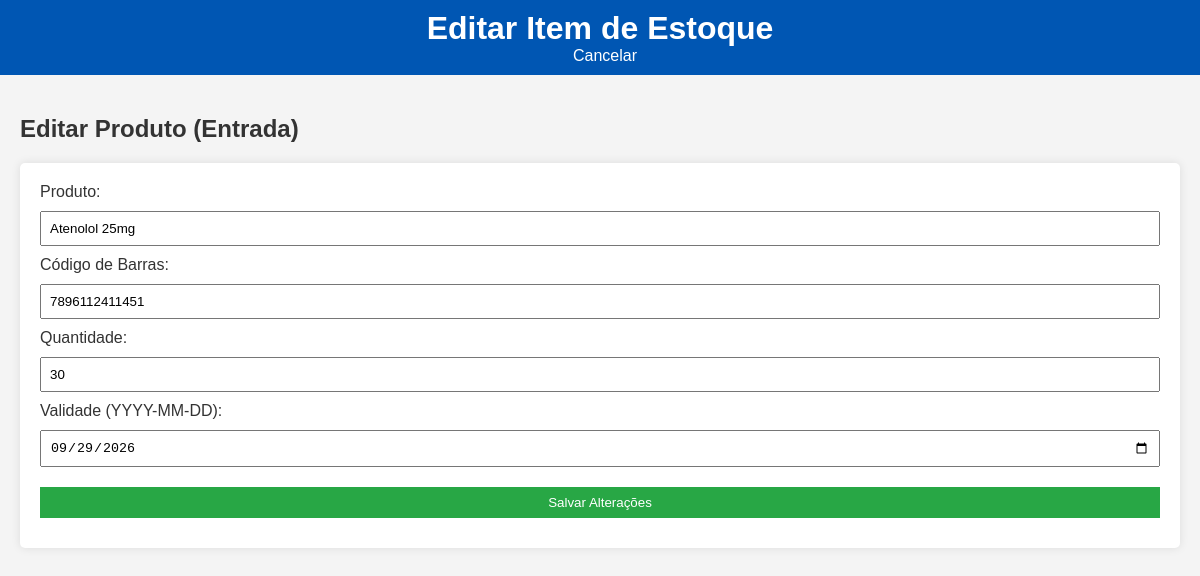
Page /estoque/editar/2 on the committed database.
### tables this page shows
CREATE TABLE estoque (
                 id INTEGER PRIMARY KEY,
                 produto TEXT,
                 codigo_barras TEXT,
                 quantidade INTEGER,
                 validade DATE);

### app.py (the view, shortened to what this page needs)
@app.route('/estoque/editar/<int:id>', methods=['GET', 'POST'])
def editar_item(id):
    conn = sqlite3.connect('gestao.db')
    c = conn.cursor()
    c.execute("SELECT * FROM estoque WHERE id = ?", (id,))
    item = c.fetchone()
    conn.close()
    return render_template('editar_item.html', item=item)

### templates/editar_item.html (shortened to what this page needs)
<!DOCTYPE html>
<html lang="pt-BR">
<head>
    <link rel="stylesheet" href="{{ url_for('static', filename='style.css') }}">
</head>
<body>
    <header>
        <h1>Editar Item de Estoque</h1>
        <a href="{{ url_for('estoque') }}" class="back-btn">Cancelar</a>
    </header>
    <main>
        <h2>Editar Produto (Entrada)</h2>
        <form method="POST" aria-label="Formulário de edição de produto">
            <label for="produto">Produto:</label>
            <input type="text" id="produto" name="produto" required aria-required="true" value="{{ item[1] }}" ><br>
            <label for="codigo_barras">Código de Barras:</label>
            <input type="text" id="codigo_barras" name="codigo_barras" required aria-required="true" value="{{ item[2] }}"><br>
            <label for="quantidade">Quantidade:</label>
            <input type="number" id="quantidade" name="quantidade" required aria-required="true" value="{{ item[3] }}"><br>
            <label for="validade">Validade (YYYY-MM-DD):</label>
            <input type="date" id="validade" name="validade" required aria-required="true" value="{{ item[4] }}"><br>
            <button type="submit">Salvar Alterações</button>
        </form>
    </main>
</body>
</html>

### static/style.css (style rules this page uses)
body { font-family: Arial, sans-serif; background-color: #f4f4f4; color: #333; margin: 0; padding: 0; }
header { background: #0056b3; color: white; padding: 10px; text-align: center; }
header h1 { margin: 0; }
.back-btn { color: white; text-decoration: none; margin-left: 10px; }
main { padding: 20px; }
form { background: white; padding: 20px; border-radius: 5px; box-shadow: 0 0 10px rgba(0,0,0,0.1); }
input, button { margin: 10px 0; padding: 8px; width: 100%; box-sizing: border-box; }
button { background: #28a745; color: white; border: none; cursor: pointer; }
:root { --contrast-ratio: 4.5; }

### rows in the picture
estoque: produto "Atenolol 25mg", codigo_barras "7896112411451", quantidade "30", validade "09/29/2026"
